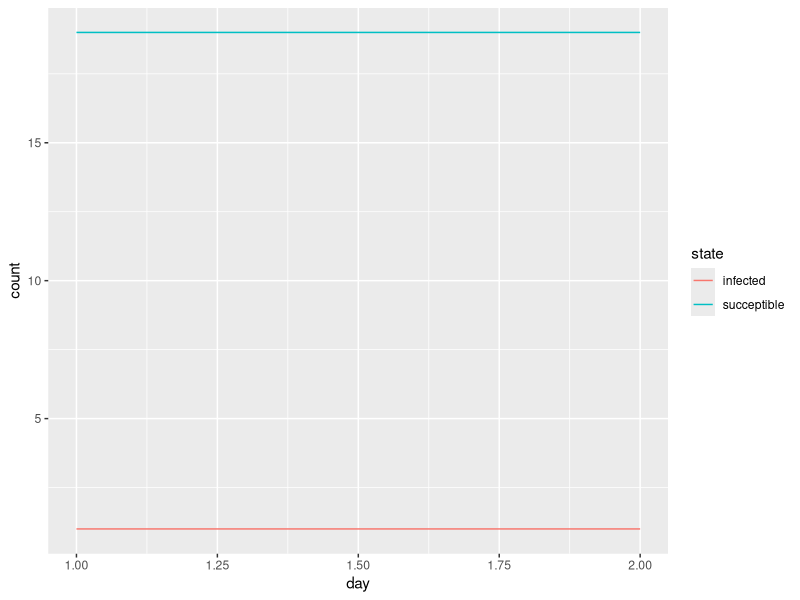

Source code (R):
## ---- chunk 1
knitr::opts_chunk$set(echo = TRUE)
library(tidyverse)
library(forcats)
## ---- chunk 2
initial_population_size = 20

## ---- chunk 3
INFECTED = "infected"
SUCCEPTIBLE = "succeptible"
RECOVERED = "recovered"
DEAD = "dead"
## ---- chunk 4
# placeholder function that just returns the same state
change_state = function(prev_state){
  as.character(prev_state)
}
## ---- chunk 5
# TODO: create the population according to demographic markers, and randomly assign the infected person.
create_initial_population_with_one_infected = function(size){
  one_infected = as.factor(c(INFECTED))
  others_succeptible = rep(as.factor(c(SUCCEPTIBLE)), size - 1)
  
  fct_c(one_infected, others_succeptible)
}

# remove this later, printing just for debugging
create_initial_population_with_one_infected(initial_population_size)
## ---- chunk 6
# TODO: make a function to generate new day columns based on some initial parameter.
population = tibble(
  person_ids = 1:initial_population_size,
  day_1 = create_initial_population_with_one_infected(initial_population_size)
) %>% 
  mutate(., day_2 = as.factor(map_chr(day_1, change_state)))

# remove this later, printing just for debugging
population
## ---- chunk 7
population_to_visualize =
  pivot_longer(
    population,
    cols = starts_with("day_"),
    names_to = "day",
    values_to = "state",
    names_prefix = "day_"
  ) %>% 
  mutate(day = as.numeric(day)) %>% 
  group_by(day, state) %>% 
  summarize(count = n())

# remove this later, printing just for debugging
population_to_visualize
## ---- chunk 8
ggplot(population_to_visualize, 
       aes(x=day, y=count, color=state)) + 
  geom_line()
